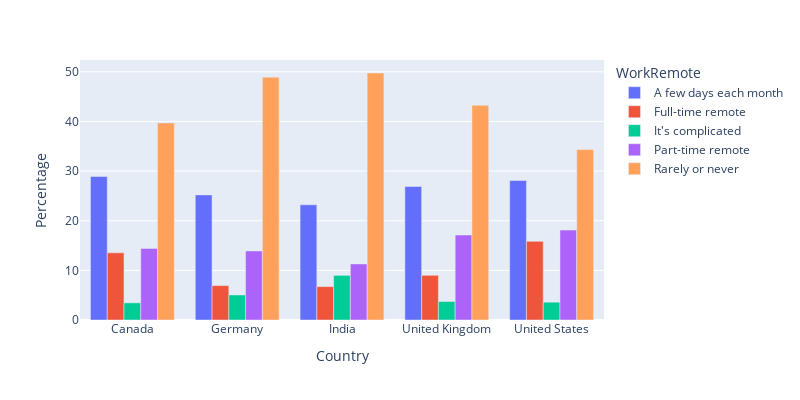

This figure's notebook cell:
### Code cell
fig = px.bar(df_country_per, x='Country', y='count',barmode="group", color = 'WorkRemote')
fig.update_layout(
    yaxis_title="Percentage",
    xaxis_title="Country",
    autosize=False,
    width=800,
    height=400,)
fig.show()
fig.write_image("country.png")

### Figure 1 — Plotly figure (JSON) as saved in the notebook; plotly's stock layout.template omitted (floating-point values rounded to 4 significant figures)
{"data": [{"alignmentgroup": "True", "hovertemplate": "WorkRemote=A few days each month<br>Country=%{x}<br>count=%{y}<extra></extra>", "legendgroup": "A few days each month", "marker": {"color": "#636efa"}, "name": "A few days each month", "offsetgroup": "A few days each month", "orientation": "v", "showlegend": true, "textposition": "auto", "type": "bar", "x": ["Canada", "Germany", "India", "United Kingdom", "United States"], "xaxis": "x", "y": [28.91, 25.2, 23.22, 26.89, 28.11], "yaxis": "y"}, {"alignmentgroup": "True", "hovertemplate": "WorkRemote=Full-time remote<br>Country=%{x}<br>count=%{y}<extra></extra>", "legendgroup": "Full-time remote", "marker": {"color": "#EF553B"}, "name": "Full-time remote", "offsetgroup": "Full-time remote", "orientation": "v", "showlegend": true, "textposition": "auto", "type": "bar", "x": ["Canada", "Germany", "India", "United Kingdom", "United States"], "xaxis": "x", "y": [13.53, 6.933, 6.73, 9.005, 15.85], "yaxis": "y"}, {"alignmentgroup": "True", "hovertemplate": "WorkRemote=It's complicated<br>Country=%{x}<br>count=%{y}<extra></extra>", "legendgroup": "It's complicated", "marker": {"color": "#00cc96"}, "name": "It's complicated", "offsetgroup": "It's complicated", "orientation": "v", "showlegend": true, "textposition": "auto", "type": "bar", "x": ["Canada", "Germany", "India", "United Kingdom", "United States"], "xaxis": "x", "y": [3.456, 5.04, 8.998, 3.73, 3.588], "yaxis": "y"}, {"alignmentgroup": "True", "hovertemplate": "WorkRemote=Part-time remote<br>Country=%{x}<br>count=%{y}<extra></extra>", "legendgroup": "Part-time remote", "marker": {"color": "#ab63fa"}, "name": "Part-time remote", "offsetgroup": "Part-time remote", "orientation": "v", "showlegend": true, "textposition": "auto", "type": "bar", "x": ["Canada", "Germany", "India", "United Kingdom", "United States"], "xaxis": "x", "y": [14.42, 13.91, 11.3, 17.12, 18.12], "yaxis": "y"}, {"alignmentgroup": "True", "hovertemplate": "WorkRemote=Rarely or never<br>Country=%{x}<br>count=%{y}<extra></extra>", "legendgroup": "Rarely or never", "marker": {"color": "#FFA15A"}, "name": "Rarely or never", "offsetgroup": "Rarely or never", "orientation": "v", "showlegend": true, "textposition": "auto", "type": "bar", "x": ["Canada", "Germany", "India", "United Kingdom", "United States"], "xaxis": "x", "y": [39.69, 48.92, 49.76, 43.25, 34.34], "yaxis": "y"}], "layout": {"autosize": false, "barmode": "group", "height": 400, "legend": {"title": {"text": "WorkRemote"}, "tracegroupgap": 0}, "margin": {"t": 60}, "width": 800, "xaxis": {"anchor": "y", "domain": [0, 1], "title": {"text": "Country"}}, "yaxis": {"anchor": "x", "domain": [0, 1], "title": {"text": "Percentage"}}}}
